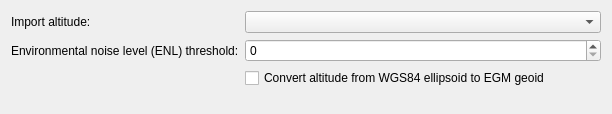
<?xml version="1.0" encoding="UTF-8"?>
<ui version="4.0">
 <class>IgcImportOptionWidget</class>
 <widget class="QWidget" name="IgcImportOptionWidget">
  <property name="geometry">
   <rect>
    <x>0</x>
    <y>0</y>
    <width>612</width>
    <height>114</height>
   </rect>
  </property>
  <property name="toolTip">
   <string>Converts the GNSS altitude referring to the WGS84 reference ellipsoid to the geoid altitude by applying undulation values according to the earth gravity model (EGM).</string>
  </property>
  <layout class="QFormLayout" name="formLayout">
   <item row="0" column="0">
    <widget class="QLabel" name="altitudeLabel">
     <property name="text">
      <string>Import altitude:</string>
     </property>
    </widget>
   </item>
   <item row="0" column="1">
    <widget class="QComboBox" name="altitudeComboBox">
     <property name="minimumSize">
      <size>
       <width>200</width>
       <height>0</height>
      </size>
     </property>
     <property name="toolTip">
      <string>Determines which altitude to use: pressure or GNSS altitude</string>
     </property>
    </widget>
   </item>
   <item row="2" column="0">
    <widget class="QLabel" name="label">
     <property name="text">
      <string>Environmental noise level (ENL) threshold:</string>
     </property>
    </widget>
   </item>
   <item row="2" column="1">
    <widget class="QSpinBox" name="enlThresholdSpinBox">
     <property name="minimumSize">
      <size>
       <width>200</width>
       <height>0</height>
      </size>
     </property>
     <property name="statusTip">
      <string>Environmental noise level threshold [in percent] above which the engine is started</string>
     </property>
    </widget>
   </item>
   <item row="3" column="1">
    <widget class="QCheckBox" name="convertAltitudeCheckBox">
     <property name="text">
      <string>Convert altitude from WGS84 ellipsoid to EGM geoid</string>
     </property>
    </widget>
   </item>
  </layout>
 </widget>
 <resources/>
 <connections/>
</ui>
